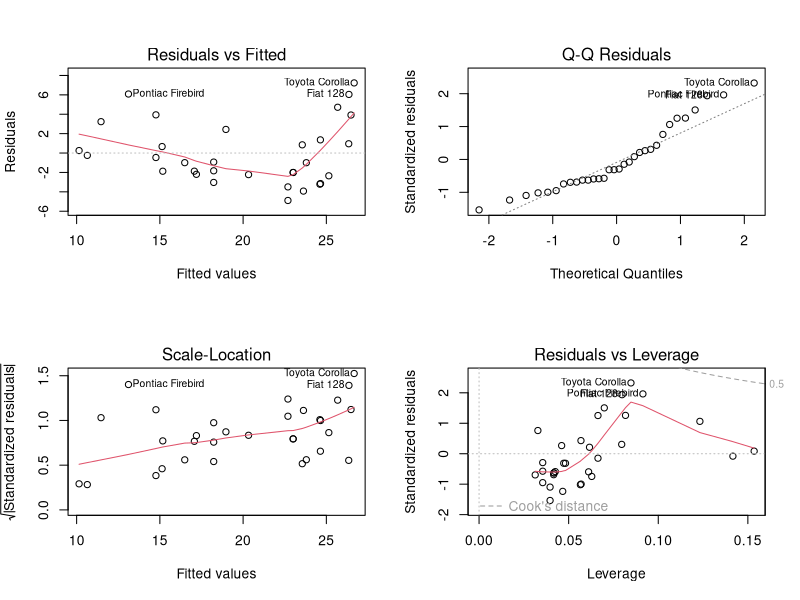
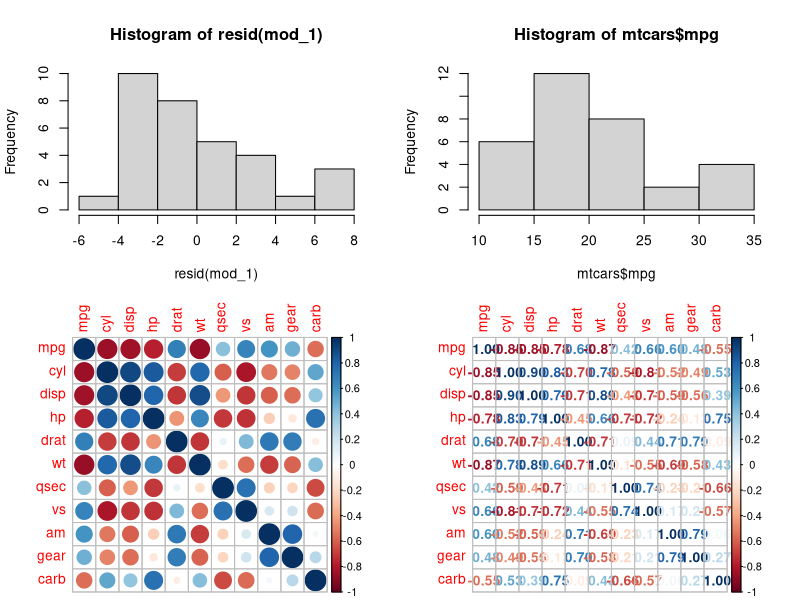
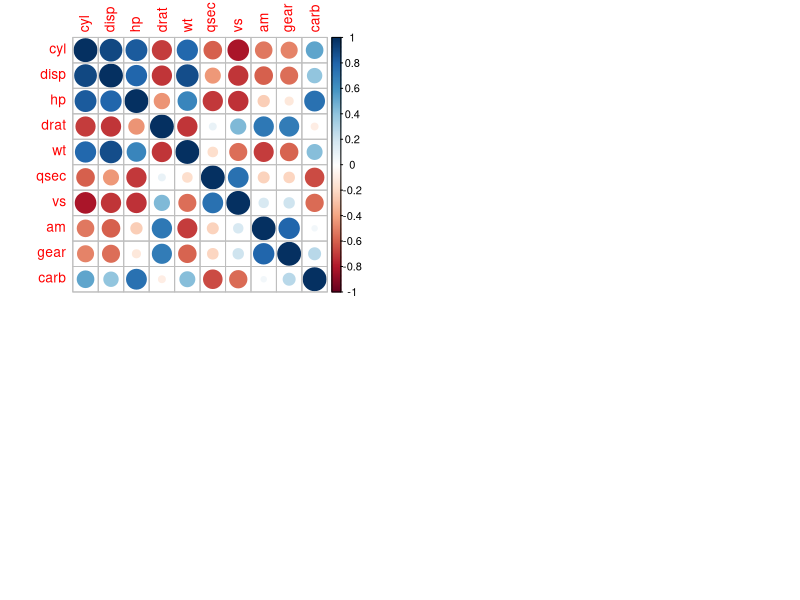
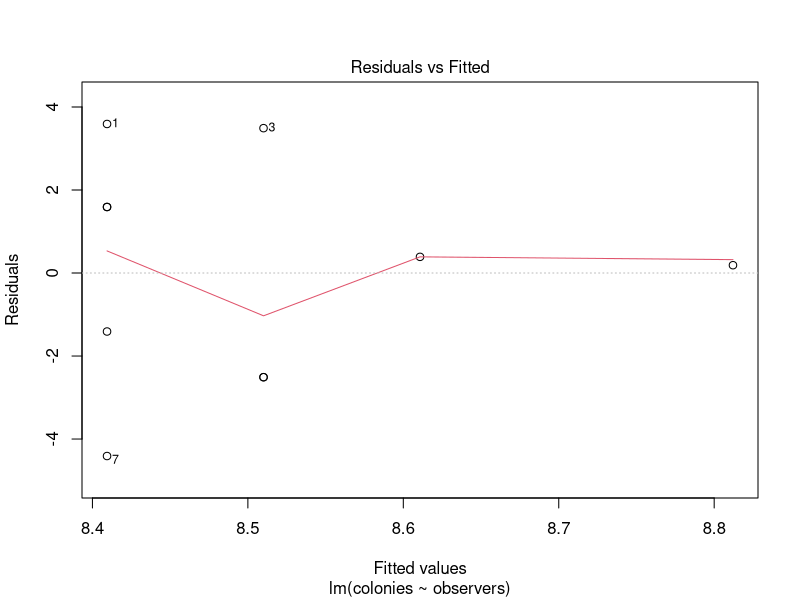
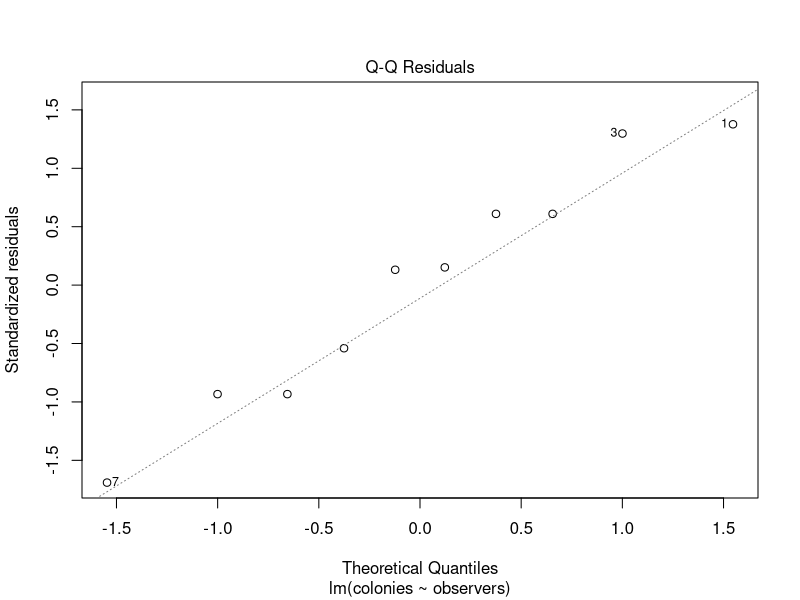
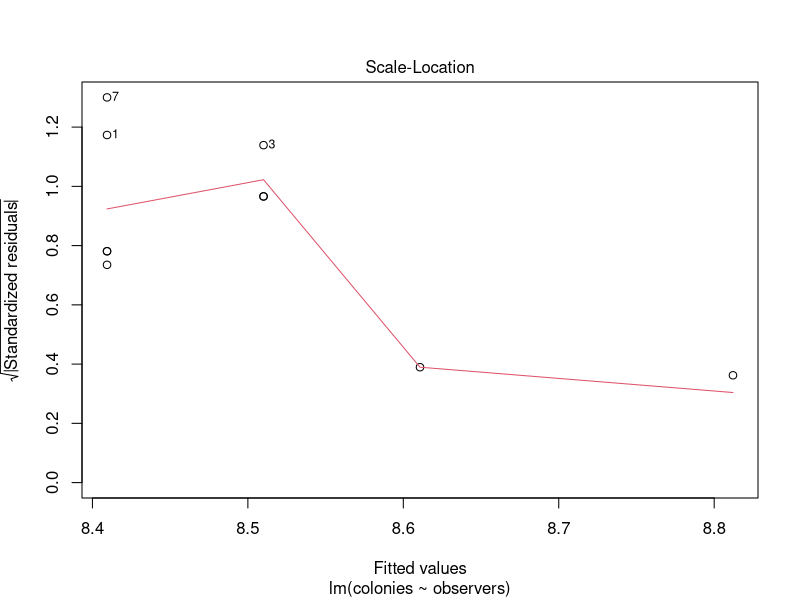
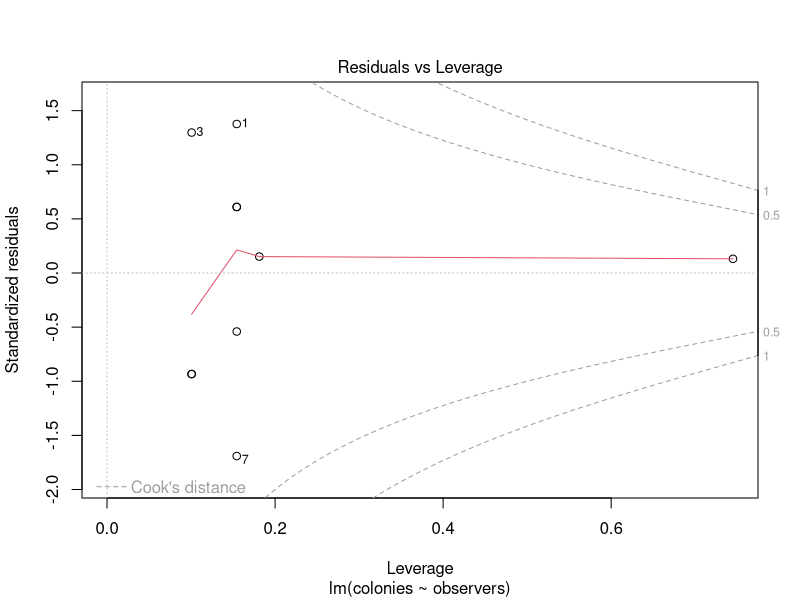

R code for these plots, in order: (Note: this script raises an error after producing the figures.)
rm(list=ls())

##linear models lecture##
##week 6###

###some data###
forest <- c(9, 6, 4, 6, 7, 10)
field  <- c(12, 9, 12, 10)
ants <- data.frame(
  place=rep(c("field","forest"),
            c(length(field), length(forest))),
  colonies=c(field,forest),
  observers=c(1,3,2,1,5,2,1,2,1,1)
)

## One-parameter variables
head(ants)

l1 <- lm(colonies~observers, data = ants)
lm(colonies~observers, data = ants)
summary(l1)
#[now write out equations]
# y (number of colonies) = ax +b
# y (number of colonies) = 0.1007x + 8.3087


##Diagnostic plots
## Diagnostic plots in code...

head(mtcars)

par(mfrow=c(2,2))  # set 2 rows and 2 column plot layout
#what is the influence of displacement on MPG?
mod_1 <- lm(mpg ~ disp, data=mtcars)  # linear model
plot(mod_1)

hist(resid(mod_1))
shapiro.test(resid(mod_1))
#null hypothesis is that the sample comes from a normally distributed population
#p < 0.05 is not normal
hist(mtcars$mpg)

## Correlation plots
##examine collinearity among variables
##which pairs are correlated?
library(car)
mod2 <- lm(mpg ~ ., data=mtcars)
summary(mod2)
#this says mpg by all vars

library(corrplot)
## corrplot 0.84 loaded
M <- cor(mtcars)#correlation matrix
corrplot(M, method = "circle")
corrplot(M, method = "number")
corrplot(cor(mtcars[, -1])) #give me everything but what is being predicted (mpg)
#be careful with vars that are dark blue
#=> Interpreted from plot.
#=> Correlated pairs: 
#=> - disp, cyl, hp, wt
#=> - gear, am
#=> - hp, carb
#- dark blue = bad
#One way to measure multicollinearity is the variance inflation factor (VIF), 
#assesses how much the variance of an estimated regression coefficient increases if your predictors are correlated. 
#If no factors are correlated, the VIFs will all be 1
#> 8-10 is cause for concern (sometimes ppl say even lower) 
vif(mod2)
#this tells us that some of the predictors are highly correlated with some other things in the model
#cyl and disp are really bad
#which ones? 
M <- cor(mtcars)
M
#which one to remove to both scientific and practical
dev.off()

## Basic tools
l2 <- lm(colonies~observers, data = ants)
summary(l2)
plot(l2)

#coefplot(l2)

## Multiple comparisons
forest <- c(9, 6, 4, 6, 7, 10)
field  <- c(12, 9, 12, 10)
playground <- c(1,0,3,2,1)
ants <- data.frame(
  place=rep(c("field","forest","playground"),
            c(length(field), length(forest),length(playground))),
  colonies=c(field,forest,playground)
)

ants

##check car package##Anova###
l2 = aov(colonies~place, data = ants);
summary(l2)
l2 = lm(colonies~place, data = ants);anova(l2)
summary(l2); l2

l2 = aov(colonies~place, data = ants);summary(l2)
TukeyHSD(l2)


library(multcomp)
ga = glht(l2, linfct = mcp(place = "Tukey"))
summary(ga)

## Plotting
summary(l2)
yhats=predict(l2,interval = "confidence")
#note this gives a value for each value of your existing dataset
?predict.lm
#can specificy newdata frame to predict
dat.new=expand.grid(place=c("playground","field","forest"))
#dat.new=data.frame(observers=seq(1:10))

yhats=predict(l2,newdata=dat.new,interval = "confidence")

##ggplot2##
head(mtcars)
library(ggplot2)
r=ggplot(data=mtcars, aes(x=wt, y=mpg))+ 
  geom_point()+
  stat_smooth(method = "lm")+
  theme_bw() + 
  theme(axis.title=element_text(size=20),axis.text=element_text(size=10),panel.grid = element_blank(), axis.line=element_line(),legend.position="top",legend.title=element_blank())
print(r)
